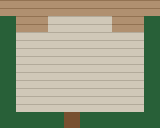

Rendered tile map (Tiled .tmx) drawn with the repository's tilesets; below, a short description and the full map source, tile grids included:
An orthogonal 10x8 tile map with 16x16 px tiles, 1 tile layer (ground) and 3 objects (spawn, warp, npc).

<map version="1.10" orientation="orthogonal" renderorder="right-down" width="10" height="8" tilewidth="16" tileheight="16" infinite="0" nextobjectid="4">
 <tileset firstgid="1" source="../tiles.tsx" />
 <layer id="1" name="ground" width="10" height="8">
  <data encoding="csv">
6,6,6,6,6,6,6,6,6,6,
5,6,6,15,15,15,15,6,6,5,
5,15,15,15,15,15,15,15,15,5,
5,15,15,15,15,15,15,15,15,5,
5,15,15,15,15,15,15,15,15,5,
5,15,15,15,15,15,15,15,15,5,
5,15,15,15,15,15,15,15,15,5,
5,5,5,5,8,5,5,5,5,5
</data>
 </layer>
 <objectgroup id="2" name="objects">
  <object id="1" name="spawn" x="64" y="96" width="16" height="16"><properties /></object>
  <object id="2" name="warp" x="64" y="112" width="16" height="16"><properties><property name="to_map" value="pallet_town" /><property name="to_x" type="int" value="5" /><property name="to_y" type="int" value="14" /><property name="facing" value="down" /></properties></object>
  <object id="3" name="npc" x="64" y="48" width="16" height="16"><properties><property name="display" value="Prof. Oak" /><property name="facing" value="down" /><property name="dialog" value="This is my lab. Pick a partner and Route 1 is yours!" /></properties></object>
 </objectgroup>
</map>
